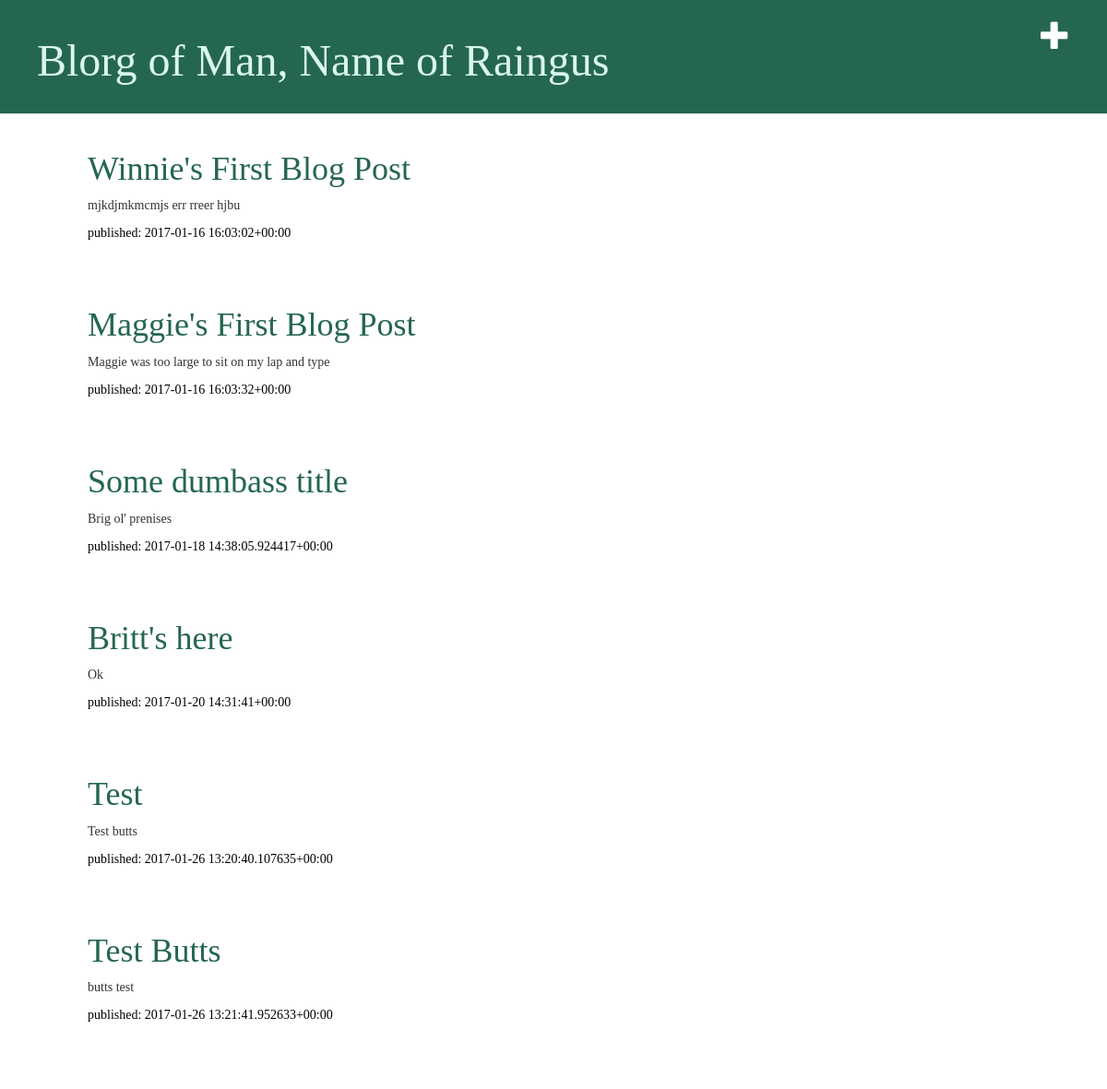
The app's page /, older data.
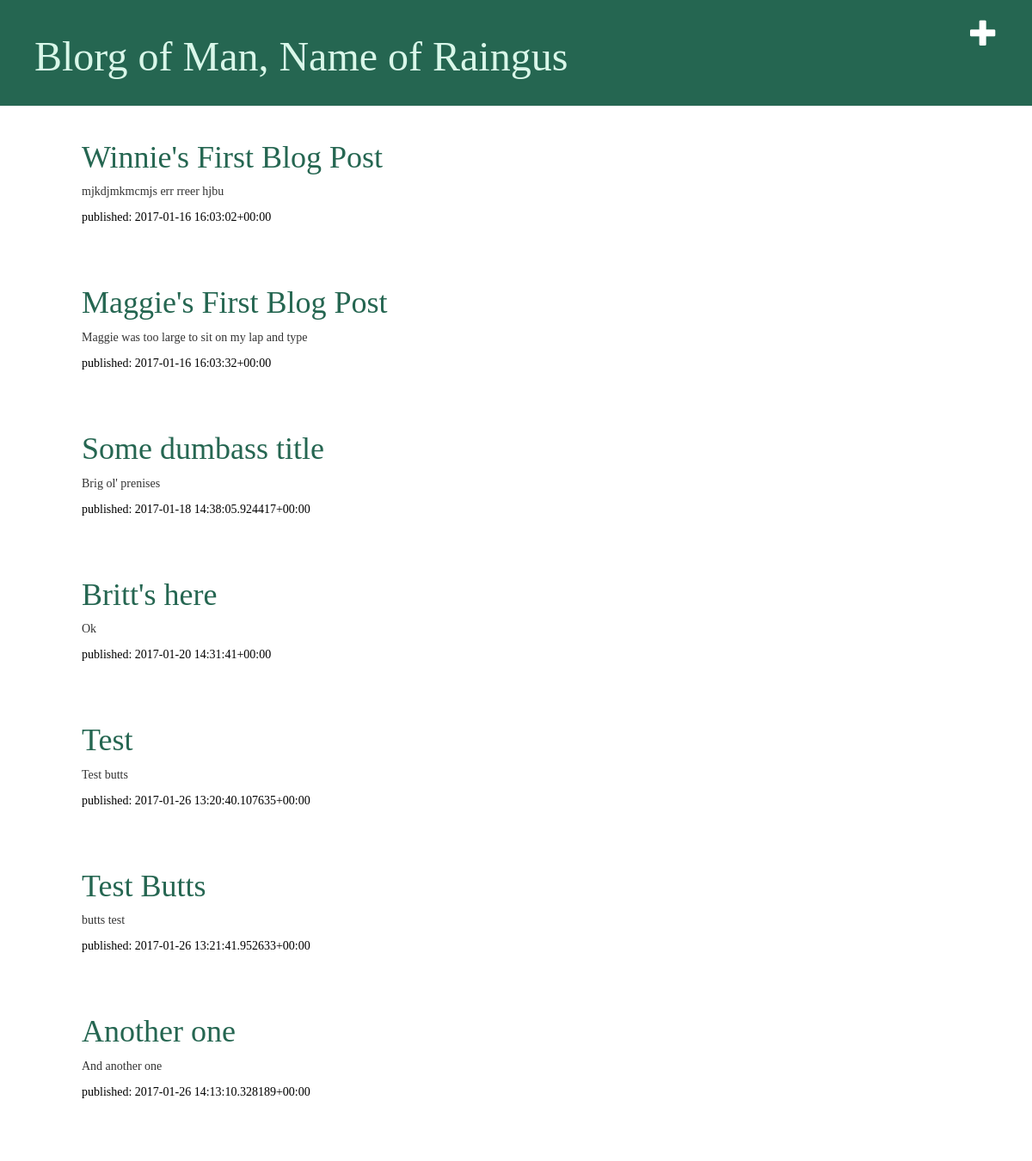
The same page, newer data.
### blog/models.py (models this page shows, shortened)
class Post(models.Model):
    author = models.ForeignKey('auth.User')
    title = models.CharField(max_length=200)
    text = models.TextField()
    created_date = models.DateTimeField(default=timezone.now)
    published_date = models.DateTimeField(blank=True, null=True)

### blog/views.py (the view)
# urls.py: url(r'^$', views.post_list, name='post_list'),
def post_list(request):
    posts = Post.objects.filter(published_date__lte=timezone.now()).order_by('published_date')
    return render(request, 'Blog/post_list.html', {'posts': posts})

### blog/Templates/Blog/post_list.html
{% extends 'Blog/base.html' %}
{% block content %}
    {% for post in posts %}
        <div class="post">
            <h1><a href="{% url 'post_detail' pk=post.pk %}">{{ post.title }}</a></h1>
                <p>{{ post.text }}</p>
                <div class="date">
                    <p>published: {{ post.published_date|linebreaksbr }}</p>
                </div>
        </div>
    {% endfor %}
{% endblock %}

### blog/Templates/Blog/base.html (shortened to what this page needs)
{% load staticfiles %}
<html>
    <head>
        <link rel="stylesheet" href="//maxcdn.bootstrapcdn.com/bootstrap/3.2.0/css/bootstrap.min.css">
        <link rel="stylesheet" href="//maxcdn.bootstrapcdn.com/bootstrap/3.2.0/css/bootstrap-theme.min.css">
        <link rel="stylesheet" href="{% static 'css/blog.css' %}">
    </head>
    <body>
        <div class="page-header">
            <a href="{% url 'post_new' %}" class="top-menu"><span class="glyphicon glyphicon-plus"></span></a>
        <h1><a href="/">Blorg of Man, Name of Raingus</a></h1>
    </div>
    <div class="content container">
        <div class="row">
            <div class="col-md-8">
            {% block content %}
            {% endblock %}
            </div>
        </div>
    </div>
    </body>
</html>

### blog/static/css/blog.css (style rules this page uses)
.page-header { background-color: #256651; margin-top: 0; padding: 20px 20px 20px 40px; }
.page-header h1, .page-header h1 a, .page-header h1 a:visited, .page-header h1 a:active { color: #d9f7e9; font-size: 36pt; text-decoration: none; }
.content { margin-left: 40px; }
h1, h2, h3, h4 { font-family: 'Amatic SC', cursive; }
.date { color: #000000; }
.top-menu, .top-menu:hover, .top-menu:visited { color: #FFFFFF; float: right; font-size: 24pt; margin-right: 20px; }
.post { margin-bottom: 70px; }
.post h1 a, .post h1 a:visited { color: #256651; }
p { font-family: 'Cormorant', serif; }
.post { padding-left: 40px; }

Row changes from the older to the newer data that the page shows:
added Post: title "Another one", text "And another one", published_date "2017-01-26 14:13:10.328189+00:00"
